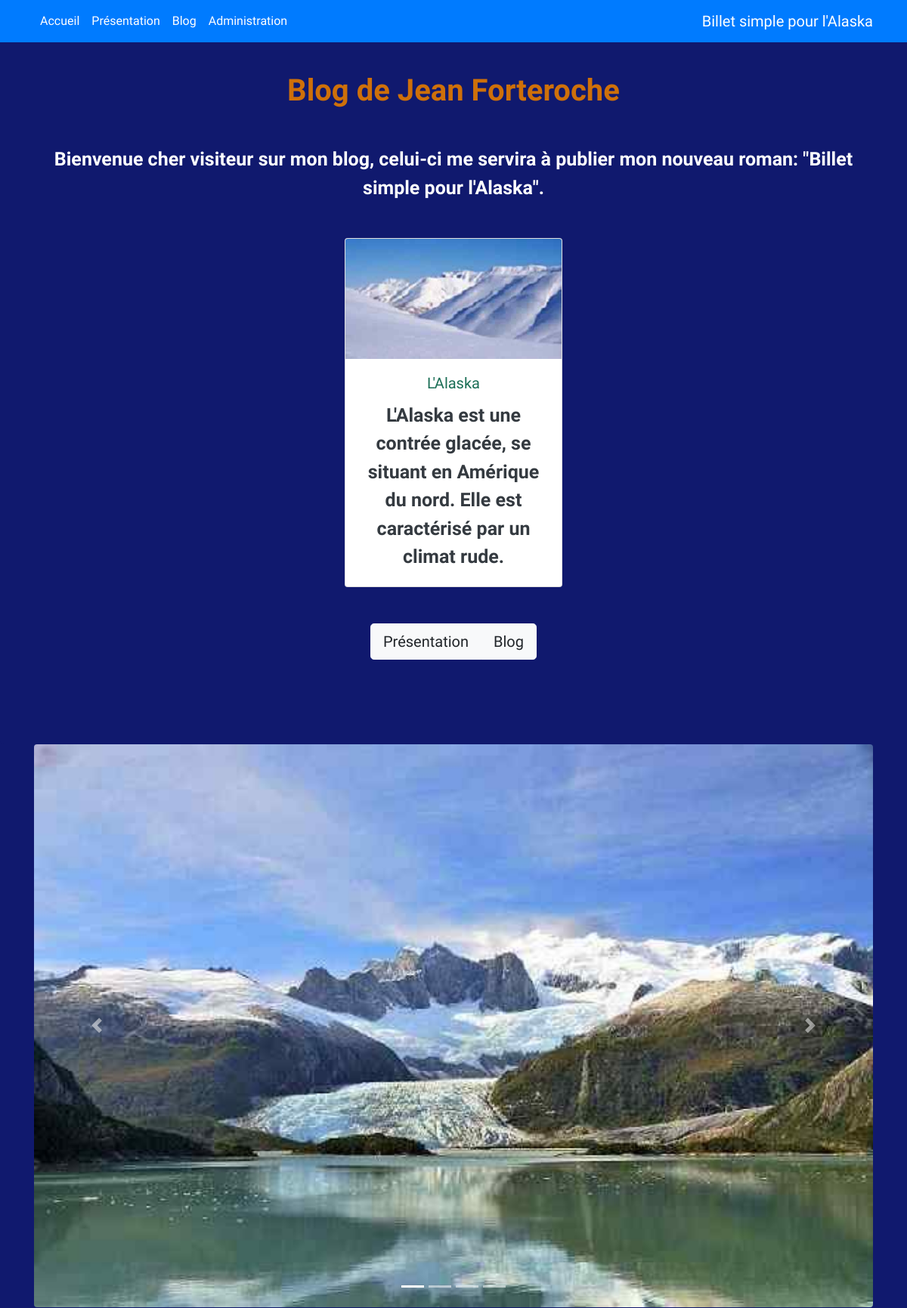
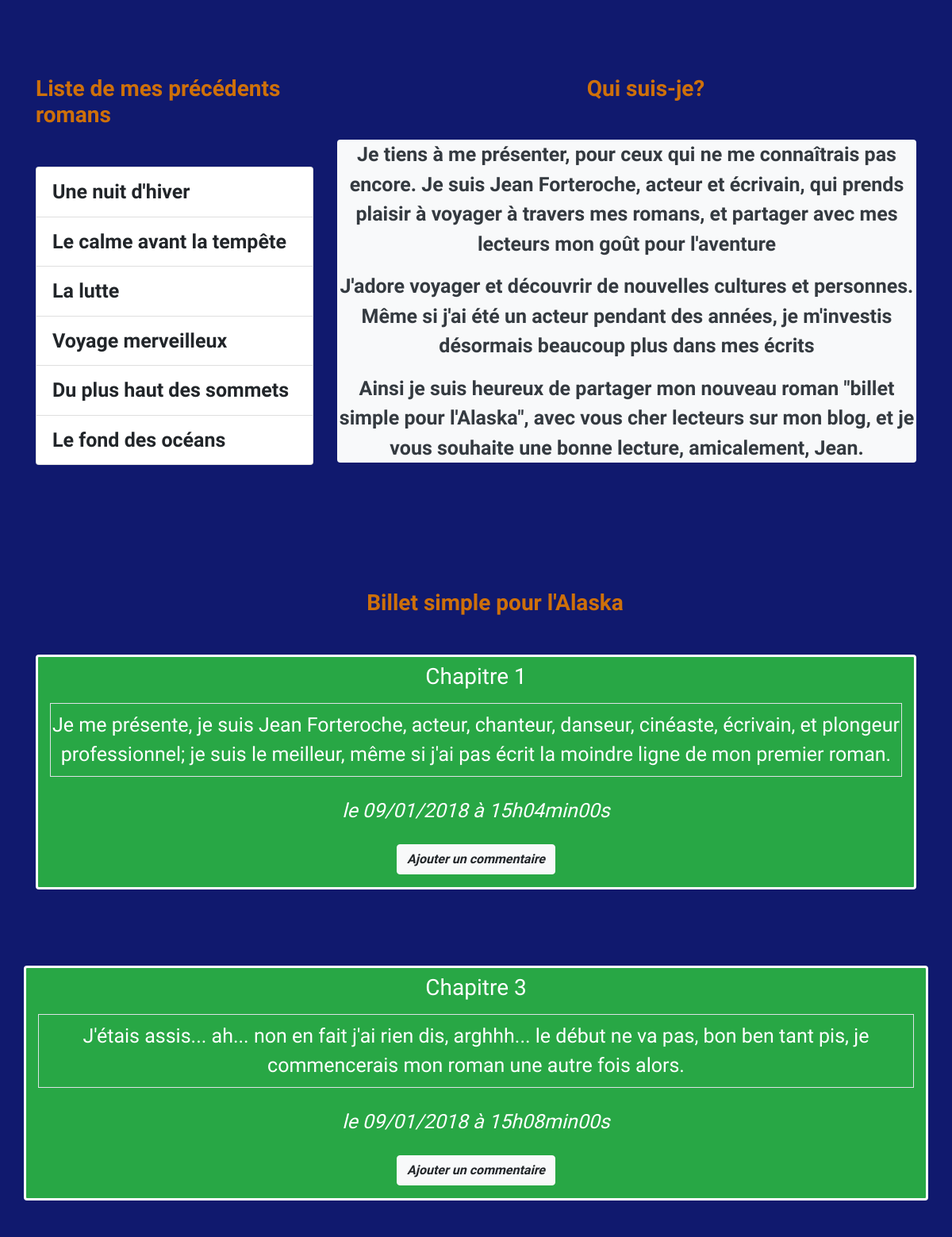
The page / (upper part) on the database its author committed (2 pictures, top to bottom).
### tables this page shows
CREATE TABLE `posts` (
  `id` int(11) NOT NULL,
  `title` varchar(255) NOT NULL,
  `content` text NOT NULL,
  `creation_date` datetime NOT NULL
);

### controller/frontend.php (called while the page is built, shortened)
<?php
require_once('model/PostManager.php');
function listPosts()
{
    $postManager = new \OpenClassrooms\Blog\Model\PostManager();
    $posts = $postManager->getPosts();
    require('view/frontend/listPostsView.php');
}

### model/PostManager.php (called while the page is built, shortened)
<?php
    class PostManager extends Manager
    {
        public function getPosts()
        {
            $db = $this->dbConnect();
            $req = $db->query('SELECT id, title, content, DATE_FORMAT(creation_date, \'%d/%m/%Y à %Hh%imin%ss\') AS creation_date_fr FROM posts ORDER BY creation_date ASC LIMIT 0, 5');
            return $req;
        }
    }

### view/frontend/listPostsView.php (the view, shortened to what this page needs)
<nav class="navbar navbar-expand-lg navbar-dark bg-primary fixed-top mb-5">
    <div class="container">
        <a class="navbar-brand order-1 mr-0" href="#" >Billet simple pour l'Alaska</a>
        <div class="collapse navbar-collapse" id="navbarNavAltMarkup">
            <div class="navbar-nav">
                <a class="nav-item nav-link text-white" href="#">Accueil</a>
                <a class="nav-item nav-link text-white" href="#presentation">Présentation</a>
                <a class="nav-item nav-link text-white" href="#blog">Blog</a>
                <a class="nav-item nav-link text-white" href="#administration">Administration</a>
            </div>
        </div>
    </div>
</nav>
<div class="jumbotron text-sm-center pt-5 mb-0">
    <h1 class="display-5 my-5">Blog de Jean Forteroche</h1>
    <p class="lead my-5">Bienvenue cher visiteur sur mon blog, celui-ci me servira à publier mon nouveau roman: "Billet simple pour l'Alaska".
    </p>
    <div class="card" style="width: 18rem;">
        <img class="card-img-top" src="../../../projet4/public/image/logo.jpg" alt="Card image cap">
        <div class="card-body">
            <h5 class="card-title">L'Alaska</h5>
            <p class="card-text text-dark font-weight-bold">L'Alaska est une contrée glacée, se situant en Amérique du nord. Elle est caractérisé par un climat rude.
            </p>
        </div>
    </div>
    <div class="btn-group my-5 d-flex justify-content-center" role="group" aria-label="buttons">
            <a class="btn btn-light btn-lg" href="#presentation">Présentation</a>
            <a class="btn btn-light btn-lg" href="#blog">Blog</a>
    </div>
</div>
<div class="container">
    <div id="carouselExampleIndicators" class="carousel slide" data-ride="carousel">
        <ol class="carousel-indicators">
            <li data-target="#carouselExampleIndicators" data-slide-to="0" class="active"></li>
            <li data-target="#carouselExampleIndicators" data-slide-to="1"></li>
            <li data-target="#carouselExampleIndicators" data-slide-to="2"></li>
            <li data-target="#carouselExampleIndicators" data-slide-to="3"></li>
        </ol>
    <div class="carousel-inner">
        <div class="carousel-item active">
            <img class="d-block w-100 rounded" src="../../../projet4/public/image/image1.jpg" alt="First slide">
        </div>
    </div>
    <a class="carousel-control-prev" href="#carouselExampleIndicators" role="button" data-slide="prev">
        <span class="carousel-control-prev-icon" aria-hidden="true"></span>
    </a>
    <a class="carousel-control-next" href="#carouselExampleIndicators" role="button" data-slide="next">
        <span class="carousel-control-next-icon" aria-hidden="true"></span>
    </a>
    </div>
</div>
<div class="container" id="presentation">
    <div class="row">
        <div class="col-sm-4 my-5">
            <h3 class="my-5">Liste de mes précédents romans</h3>
            <div class="list-group">
                <a class="list-group-item list-group-item-action">Une nuit d'hiver</a>
                <a class="list-group-item list-group-item-action">Le calme avant la tempête</a>
                <a class="list-group-item list-group-item-action">La lutte</a>
                <a class="list-group-item list-group-item-action">Voyage merveilleux</a>
                <a class="list-group-item list-group-item-action">Du plus haut des sommets</a>
                <a class="list-group-item list-group-item-action">Le fond des océans</a>
            </div>
        </div>
        <div class="col-sm-8 my-5">
            <h3 class="my-5 pl-5 text-center">Qui suis-je?</h3>
            <div class="bg-light rounded">
                <p class="text-dark text-center">Je tiens à me présenter, pour ceux qui ne me connaîtrais pas encore. Je suis Jean Forteroche, acteur et écrivain, qui prends plaisir à voyager à travers mes romans, et partager avec mes lecteurs mon goût pour l'aventure</p>
                <p class="text-dark text-center">J'adore voyager et découvrir de nouvelles cultures et personnes. Même si j'ai été un acteur pendant des années, je m'investis désormais beaucoup plus dans mes écrits</p>
                <p class="text-dark text-center">Ainsi je suis heureux de partager mon nouveau roman "billet simple pour l'Alaska", avec vous cher lecteurs sur mon blog, et je vous souhaite une bonne lecture, amicalement, Jean.</p>
            </div>
        </div>
    </div>
</div>
<div class="container" id="blog">
    <div class="row">
        <div class="col-sm-12 my-5">
        <h3 class="my-5 pl-5 text-center" >Billet simple pour l'Alaska</h3>
            <?php
                while ($data = $posts->fetch())
                {
            ?>
            <div class=" container bg-success rounded mb-5">
                <h3 class="text-center text-white chapitre py-2">
                    <?= htmlspecialchars($data['title']) ?>
                </h3>
                <p  class="text-white text-center py-2 border">
                    <?= nl2br(htmlspecialchars($data['content'])) ?>
                </p>
                <p class="text-white text-center py-2">
                    <em>le <?= $data['creation_date_fr'] ?></em>
                </p>
                <a href="index.php?action=post&amp;id=<?= $data['id'] ?>" class="btn btn-light mx-auto d-flex justify-content-center mb-3 font-weight-bold font-italic" style="width: 200px;">Ajouter un commentaire</a>
            </div>
        </div>
    </div>
</div>
<?php
    }
?>
<?php require('template.php'); ?>

### public/css/template.css (style rules this page uses)
body { background-color: #10196E; }
a.nav-item.nav-link.text-white, a.navbar-brand.order-1.mr-0 { font-family: 'Rammetto One', cursive; }
div.jumbotron.text-sm-center { background-color: #10196E; color: white; }
h1.display-5.my-5, h3.my-5, h3.text-center.billet { margin-top: 30px; color: #CE700A; font-weight: bold; font-family: 'Lobster', cursive; }
p.lead.my-5, a.list-group-item.list-group-item-action, p.text-dark { font-family: 'Lobster', cursive; font-weight: bold; font-size: 25px; }
div.card { margin: auto; }
h5.card-title { color: #1A6E55; font-family: 'Rammetto One', cursive; }
p.card-text.text-dark.font-weight-bold { font-family: 'Rammetto One', cursive; }
a.btn.btn-light.btn-lg { font-family: 'Rammetto One', cursive; }
div.bg-success.rounded { border: 3px solid #fff; font-family: 'Lobster', cursive; }
p.text-white.text-center { font-family: 'Lobster', cursive; font-size: 25px; }
h3.text-center.text-white.chapitre, { font-family: 'Lobster', cursive; font-size: 25px; font-weight: bold; border: 2px solid #fff; }

### rows shown on the page
posts: title "Chapitre 1", content "Je me présente, je suis Jean Forteroche, acteur, chanteur, danseur, cinéaste, écrivain, et plongeur professionnel; je suis le meilleur, même si j'ai pas écrit la moindre ligne de mon premier roman.", creation_date_fr "09/01/2018 à 15h04min00s"
posts: title "Chapitre 3", content "J'étais assis... ah... non en fait j'ai rien dis, arghhh... le début ne va pas, bon ben tant pis, je commencerais mon roman une autre fois alors.", creation_date_fr "09/01/2018 à 15h08min00s"
